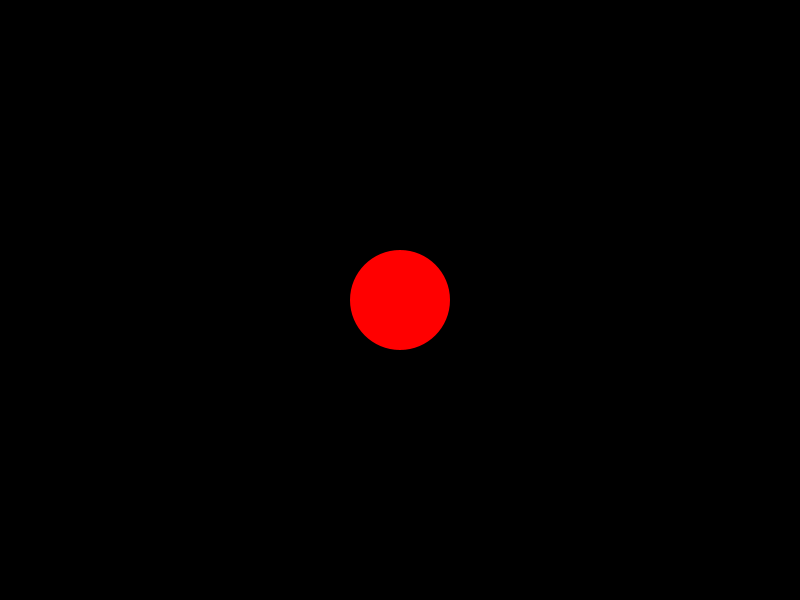
Frame 1 (no input)
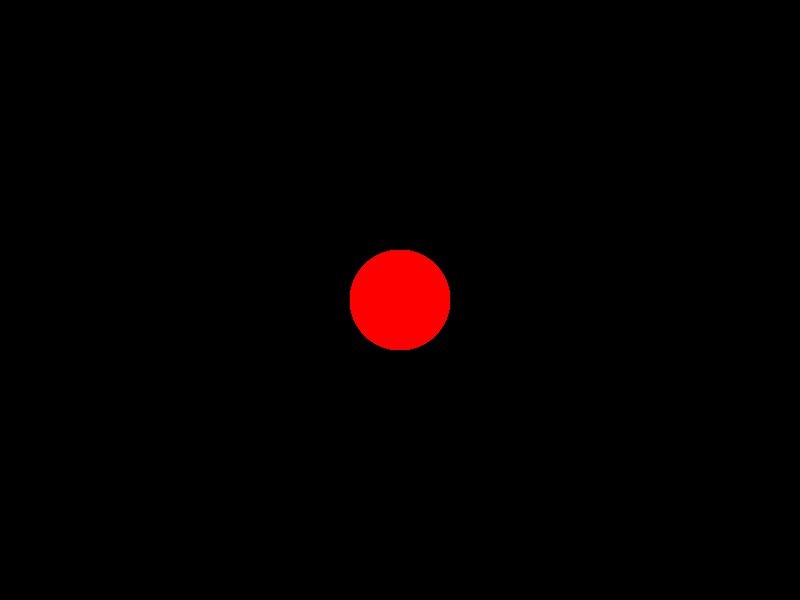
Frame 60 (the mouse pressed at the canvas centre just before this capture)
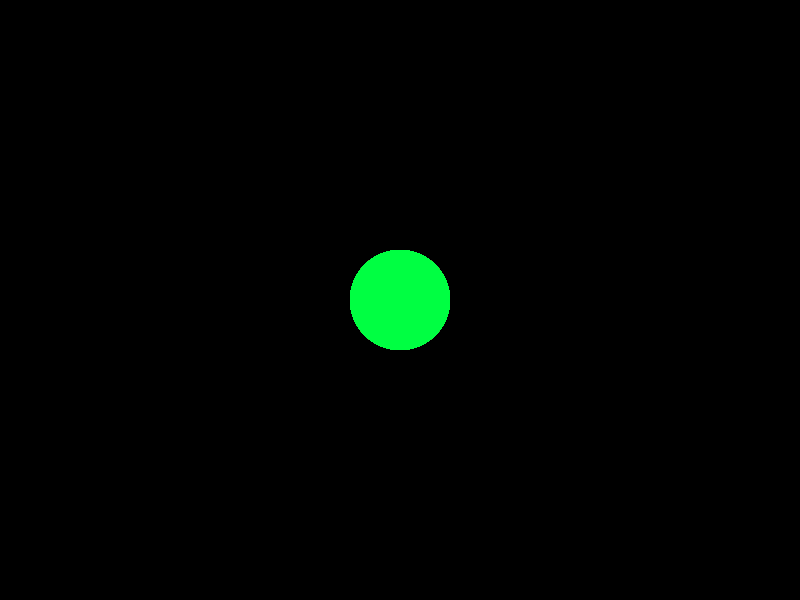
Frame 120 (the mouse held since frame 60 and released just before this capture)

The Processing sketch that drew these frames (run headless with seeded random() and noise(); from frame 60 on, the mouse is pressed at the canvas centre):

// Processing sketch: mouse_detector
// ── mouse_detector.pde
//var
float h, r;

//setup
void setup(){
  size(800,600);
  background(0);
  colorMode(HSB);
  r = 100;
}

void draw(){
  //draw
  noStroke();
  fill(h,255,255);
  ellipse(width/2,height/2,r,r);
  
  //logic
  h = 0;
  if (mouseX > 350){
    if(mouseX < 450){
      if(mouseY > 250){
        if(mouseY < 350){
          h = 96;
        }
      }
    }
  }
}
